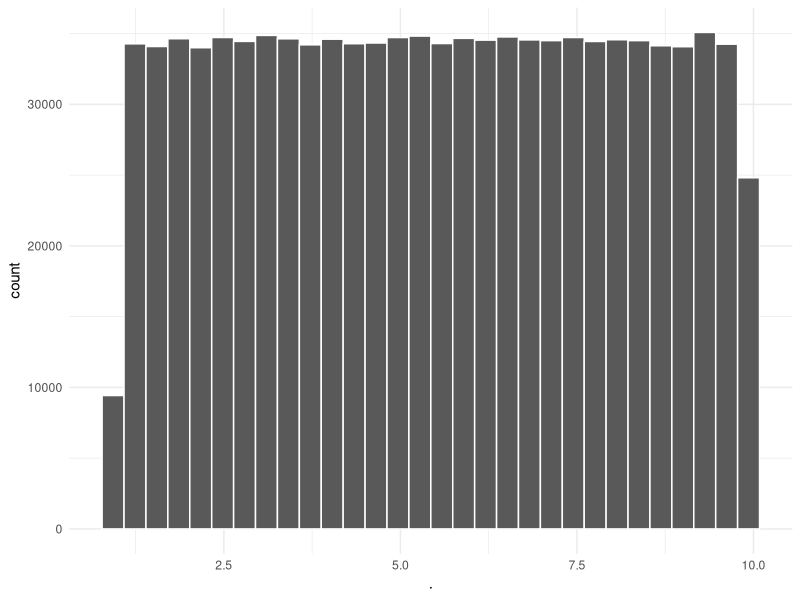
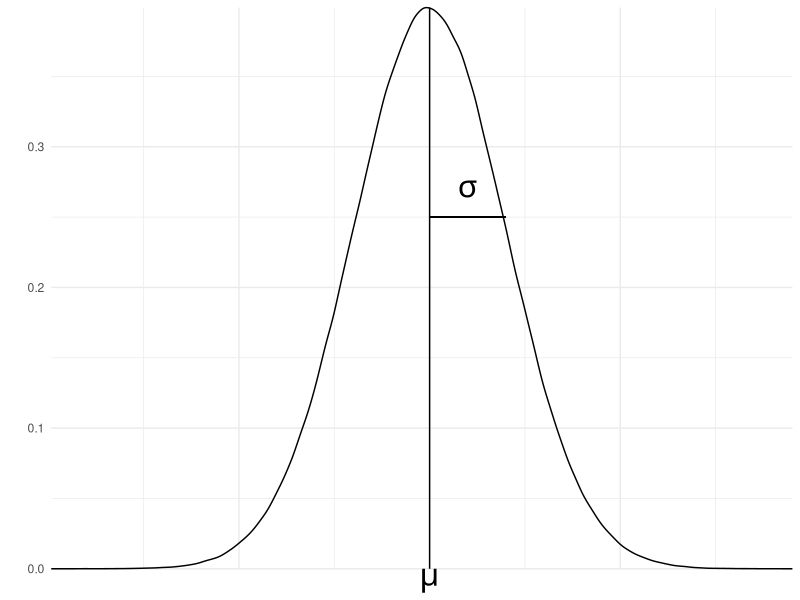
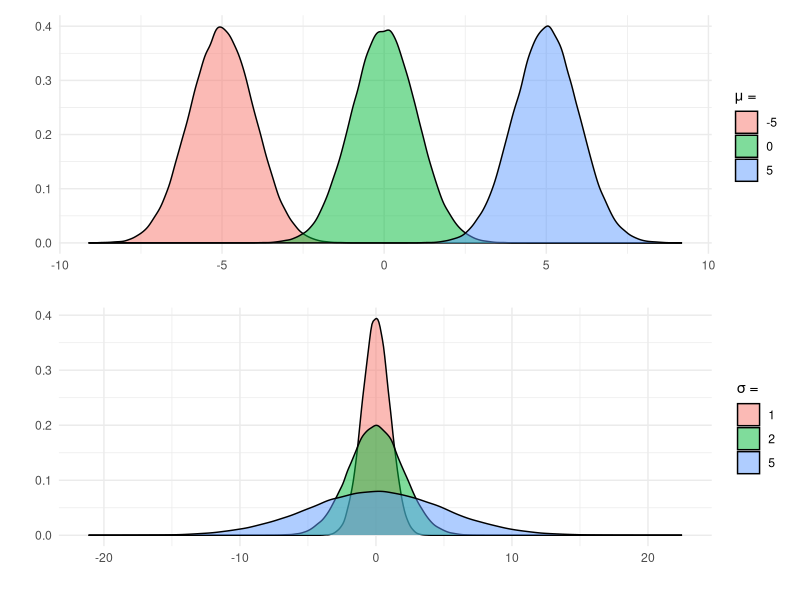
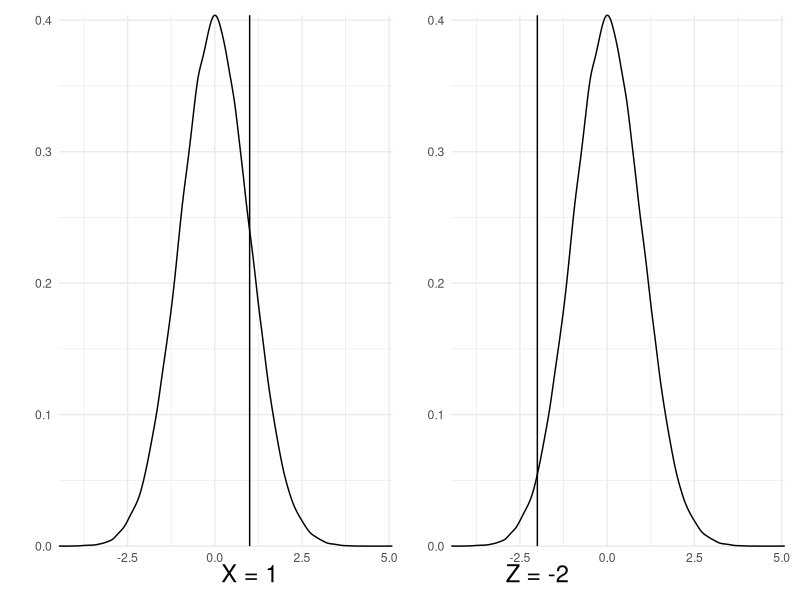

Source code (R) for these figures, in order:
## ---- chunk 1
knitr::opts_chunk$set(echo = TRUE)
knitr::opts_chunk$set(cache=TRUE)
knitr::opts_chunk$set(fig.align='center', out.width="63%", warning=FALSE, fig.retina=3)
## ---- chunk 2
#install.packages( 'tidyverse' )
#install.packages( 'readxl' )

library( tidyverse, quietly=T, warn.conflicts = F )
library( knitr, quietly=T, warn.conflicts = F )
library( readxl, quietly=T, warn.conflicts = F )
#library( tufte, quietly=T, warn.conflicts = F )
#library( quantmod, quietly=T, warn.conflicts = F )
library( patchwork )

## ---- chunk 3
hook1 <- function(x){ gsub("```\n*```r*\n*", "", x) }
hook2 <- function(x){ gsub("```\n+```\n", "", x) }
knit_hooks$set(document = hook2)
## ---- chunk 4
uni <- runif(1000000,1,10)

uni %>% 
   as.data.frame() %>% 
   ggplot(aes(x=.))+
   geom_histogram(color="white")+
   theme( axis.text = element_text(size=12),
          axis.title = element_text(size=16)
   )+
   theme_minimal()
## ---- chunk 5
a <- rnorm(1000000, 0, 1)
par(mar=c(2,2,2,2))
a %>% 
   as.data.frame() %>% 
   ggplot(aes(x=.)) +
   geom_density() +
   geom_vline(xintercept=0)+
   geom_segment(aes(x = 0, y = 0.25, xend = 0.99, yend = 0.25))+
   annotate("text", label="")+
   xlab("") +
   ylab("") +
   theme_minimal()+
   theme(axis.text.x=element_blank(),
        axis.ticks.x=element_blank())+
   annotate("text", x=0, y=0, label=expression(mu), vjust=1, size=8)+
   annotate("text", x=0.5, y=0.27, label=expression(sigma), size=8)+
   coord_cartesian(expand=F, clip = "off") # added clip = "off"

## ---- chunk 6
a <- rnorm(100000, 0, 1)
b <- rnorm(100000, 5, 1)
c <- rnorm(100000, -5, 1)

mu.df <- data.frame(cbind(rep(c(0,5,-5), each=100000), c(a,b,c)))

mu.df <- mu.df %>% 
   mutate(X1 = factor(X1))

par(mar=c(2,2,2,2))

mu.p <- mu.df %>% 
   #as.data.frame() %>% 
   ggplot(aes(x=X2, fill=X1)) +
   geom_density(alpha=0.5) +
   xlab("") +
   ylab("") +
   theme_minimal()+
   guides(fill=guide_legend(title="μ = "))

d <- rnorm(100000, 0, 1)
e <- rnorm(100000, 0, 2)
f <- rnorm(100000, 0, 5)

sig.df <- data.frame(cbind(rep(c(1,2,5), each=100000), c(d,e,f)))

sig.df <- sig.df %>% 
   mutate(X1 = factor(X1))

par(mar=c(2,2,2,2))

sig.p <- sig.df %>% 
   #as.data.frame() %>% 
   ggplot(aes(x=X2, fill=X1)) +
   geom_density(alpha=0.5) +
   xlab("") +
   ylab("") +
   theme_minimal()+
   guides(fill=guide_legend(title="σ = "))

mu.p/sig.p

## ---- chunk 7
a <- rnorm(100000, 0, 1)

#par(mar=c(2,2,2,2))

p1 <- a %>% 
   as.data.frame() %>% 
   ggplot(aes(x=.)) +
   geom_density() +
   geom_vline(xintercept=1)+
   xlab("") +
   ylab("") +
   theme_minimal()+
   annotate("text", x=1, y=0, label="X = 1", vjust=2, size=6)+
   coord_cartesian(expand=F, clip = "off")

p2 <- a %>% 
   as.data.frame() %>% 
   ggplot(aes(x=.)) +
   geom_density() +
   geom_vline(xintercept=-2)+
   xlab("") +
   ylab("") +
   theme_minimal()+
   annotate("text", x=-2, y=0, label="Z = -2", vjust=2, size=6)+
   coord_cartesian(expand=F, clip = "off")


p1|p2

